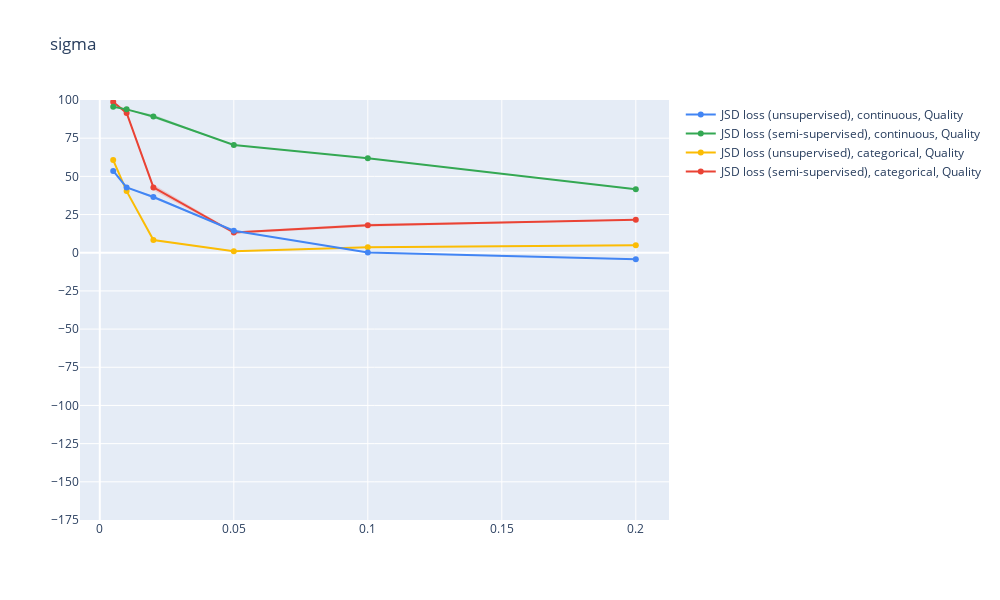
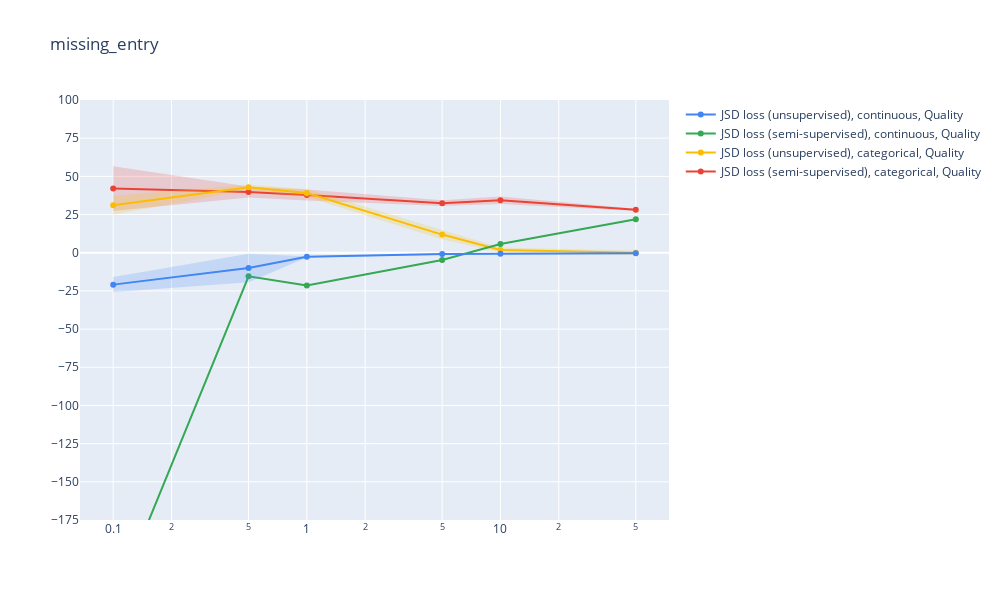
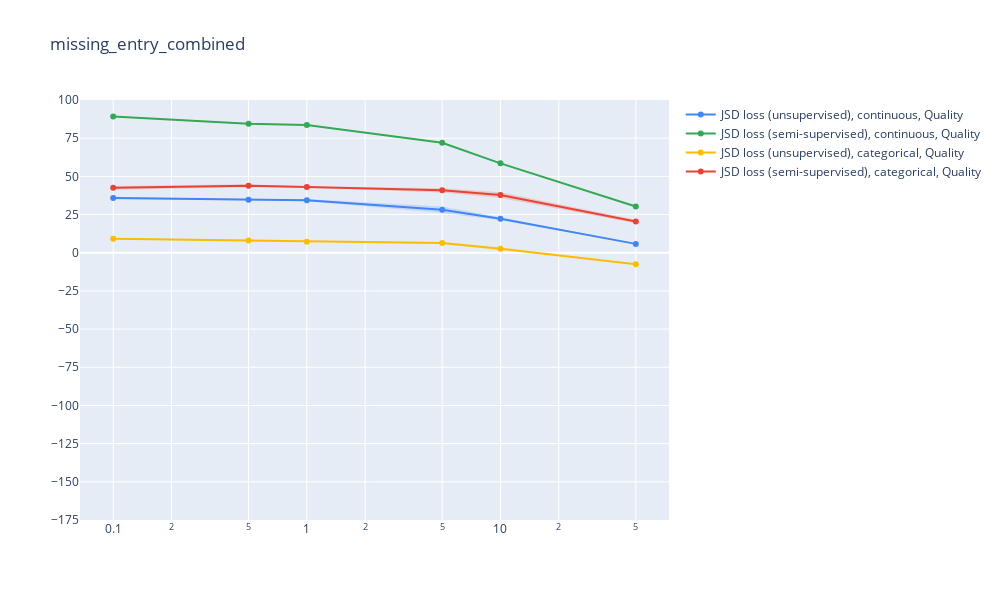
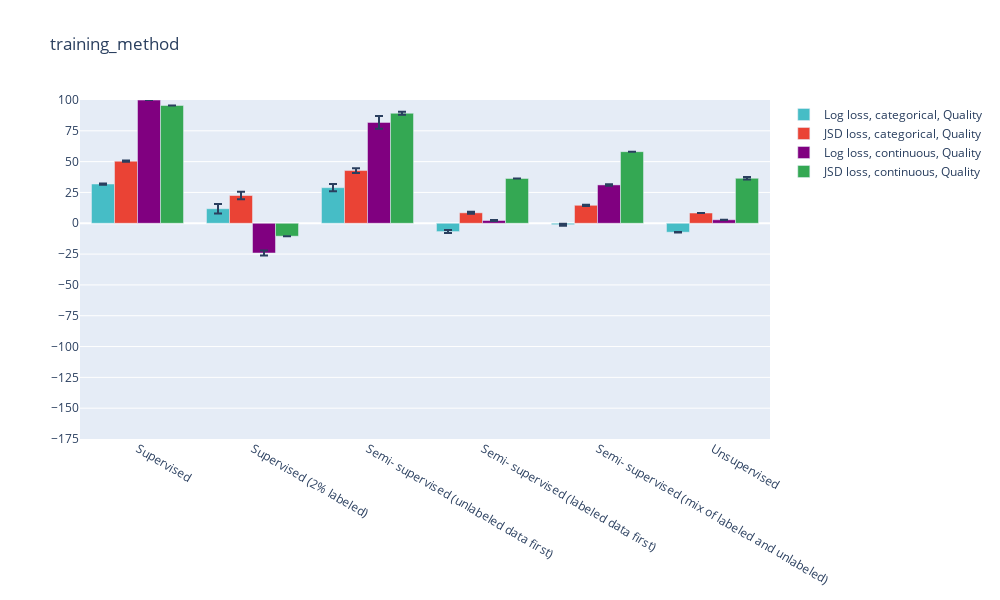

The code cell stored with these charts, in order, in its notebook:
### Code cell
for i in range(len(parameters)):
    param = parameters[i]

    if param == "labeled_data_percentage" or param=="training_method" or param=="sampling_density":
        excluded_config_strings=[]
    else:
        excluded_config_strings=CCE_strings
    plot_vals(i,None,USE_PLOTLY=True,excluded_config_strings=excluded_config_strings)

### Figure 1 — Plotly figure (JSON) as saved in the notebook; plotly's stock layout.template omitted (floating-point values rounded to 4 significant figures)
{"data": [{"line": {"color": "rgb(0.9176470588235293, 0.2627450980392158, 0.2078431372549021)"}, "marker": {"color": "rgb(0.9176470588235293, 0.2627450980392158, 0.2078431372549021)", "symbol": "circle"}, "mode": "lines+markers", "name": "JSD loss (semi-supervised), categorical, Quality", "type": "scatter", "x": [0.005, 0.01, 0.02, 0.05, 0.1, 0.2], "y": [98.73, 91.53, 42.76, 13.2, 17.94, 21.56]}, {"line": {"width": 0}, "marker": {"color": "rgb(0.9176470588235293, 0.2627450980392158, 0.2078431372549021)"}, "mode": "lines", "name": "Upper bound", "showlegend": false, "type": "scatter", "x": [0.005, 0.01, 0.02, 0.05, 0.1, 0.2], "y": [98.86, 92.38, 44.66, 13.96, 18.92, 21.8]}, {"fill": "tonexty", "fillcolor": "rgba(0.9176470588235293, 0.2627450980392158, 0.2078431372549021, 0.2)", "line": {"width": 0}, "marker": {"color": "rgb(0.9176470588235293, 0.2627450980392158, 0.2078431372549021)"}, "mode": "lines", "name": "Lower bound", "showlegend": false, "type": "scatter", "x": [0.005, 0.01, 0.02, 0.05, 0.1, 0.2], "y": [98.59, 90.67, 40.86, 12.43, 16.95, 21.31]}, {"line": {"color": "rgb(0.984313725490196, 0.7372549019607844, 0.015686274509803977)"}, "marker": {"color": "rgb(0.984313725490196, 0.7372549019607844, 0.015686274509803977)", "symbol": "circle"}, "mode": "lines+markers", "name": "JSD loss (unsupervised), categorical, Quality", "type": "scatter", "x": [0.005, 0.01, 0.02, 0.05, 0.1, 0.2], "y": [60.64, 40.34, 8.319, 0.9933, 3.615, 4.906]}, {"line": {"width": 0}, "marker": {"color": "rgb(0.984313725490196, 0.7372549019607844, 0.015686274509803977)"}, "mode": "lines", "name": "Upper bound", "showlegend": false, "type": "scatter", "x": [0.005, 0.01, 0.02, 0.05, 0.1, 0.2], "y": [61.64, 40.53, 8.354, 1.026, 3.932, 5.11]}, {"fill": "tonexty", "fillcolor": "rgba(0.984313725490196, 0.7372549019607844, 0.015686274509803977, 0.2)", "line": {"width": 0}, "marker": {"color": "rgb(0.984313725490196, 0.7372549019607844, 0.015686274509803977)"}, "mode": "lines", "name": "Lower bound", "showlegend": false, "type": "scatter", "x": [0.005, 0.01, 0.02, 0.05, 0.1, 0.2], "y": [59.64, 40.14, 8.284, 0.961, 3.299, 4.702]}, {"line": {"color": "rgb(0.20392156862745092, 0.6588235294117648, 0.3254901960784313)"}, "marker": {"color": "rgb(0.20392156862745092, 0.6588235294117648, 0.3254901960784313)", "symbol": "circle"}, "mode": "lines+markers", "name": "JSD loss (semi-supervised), continuous, Quality", "type": "scatter", "x": [0.005, 0.01, 0.02, 0.05, 0.1, 0.2], "y": [95.55, 93.87, 89.24, 70.56, 61.87, 41.57]}, {"line": {"width": 0}, "marker": {"color": "rgb(0.20392156862745092, 0.6588235294117648, 0.3254901960784313)"}, "mode": "lines", "name": "Upper bound", "showlegend": false, "type": "scatter", "x": [0.005, 0.01, 0.02, 0.05, 0.1, 0.2], "y": [95.55, 93.87, 90.46, 70.56, 61.87, 41.57]}, {"fill": "tonexty", "fillcolor": "rgba(0.20392156862745092, 0.6588235294117648, 0.3254901960784313, 0.2)", "line": {"width": 0}, "marker": {"color": "rgb(0.20392156862745092, 0.6588235294117648, 0.3254901960784313)"}, "mode": "lines", "name": "Lower bound", "showlegend": false, "type": "scatter", "x": [0.005, 0.01, 0.02, 0.05, 0.1, 0.2], "y": [95.55, 93.87, 88.01, 70.56, 61.87, 41.57]}, {"line": {"color": "rgb(0.2588235294117648, 0.5215686274509804, 0.9568627450980393)"}, "marker": {"color": "rgb(0.2588235294117648, 0.5215686274509804, 0.9568627450980393)", "symbol": "circle"}, "mode": "lines+markers", "name": "JSD loss (unsupervised), continuous, Quality", "type": "scatter", "x": [0.005, 0.01, 0.02, 0.05, 0.1, 0.2], "y": [53.57, 42.77, 36.49, 14.39, 0.1568, -4.268]}, {"line": {"width": 0}, "marker": {"color": "rgb(0.2588235294117648, 0.5215686274509804, 0.9568627450980393)"}, "mode": "lines", "name": "Upper bound", "showlegend": false, "type": "scatter", "x": [0.005, 0.01, 0.02, 0.05, 0.1, 0.2], "y": [53.57, 42.77, 37.48, 14.39, 0.1568, -4.268]}, {"fill": "tonexty", "fillcolor": "rgba(0.2588235294117648, 0.5215686274509804, 0.9568627450980393, 0.2)", "line": {"width": 0}, "marker": {"color": "rgb(0.2588235294117648, 0.5215686274509804, 0.9568627450980393)"}, "mode": "lines", "name": "Lower bound", "showlegend": false, "type": "scatter", "x": [0.005, 0.01, 0.02, 0.05, 0.1, 0.2], "y": [53.57, 42.77, 35.49, 14.39, 0.1568, -4.268]}], "layout": {"height": 600, "title": {"text": "sigma"}, "width": 1000, "yaxis": {"dtick": 25, "range": [-175, 100], "tick0": 0}}}

### Figure 2 — Plotly figure (JSON) as saved in the notebook; plotly's stock layout.template omitted (floating-point values rounded to 4 significant figures)
{"data": [{"line": {"color": "rgb(0.9176470588235293, 0.2627450980392158, 0.2078431372549021)"}, "marker": {"color": "rgb(0.9176470588235293, 0.2627450980392158, 0.2078431372549021)", "symbol": "circle"}, "mode": "lines+markers", "name": "JSD loss (semi-supervised), categorical, Quality", "type": "scatter", "x": [0.1, 0.5, 1, 5, 10, 50], "y": [42.01, 39.75, 37.76, 32.45, 34.3, 28.06]}, {"line": {"width": 0}, "marker": {"color": "rgb(0.9176470588235293, 0.2627450980392158, 0.2078431372549021)"}, "mode": "lines", "name": "Upper bound", "showlegend": false, "type": "scatter", "x": [0.1, 0.5, 1, 5, 10, 50], "y": [56.69, 43.39, 41.34, 34.3, 36.75, 28.81]}, {"fill": "tonexty", "fillcolor": "rgba(0.9176470588235293, 0.2627450980392158, 0.2078431372549021, 0.2)", "line": {"width": 0}, "marker": {"color": "rgb(0.9176470588235293, 0.2627450980392158, 0.2078431372549021)"}, "mode": "lines", "name": "Lower bound", "showlegend": false, "type": "scatter", "x": [0.1, 0.5, 1, 5, 10, 50], "y": [27.33, 36.1, 34.18, 30.6, 31.85, 27.31]}, {"line": {"color": "rgb(0.984313725490196, 0.7372549019607844, 0.015686274509803977)"}, "marker": {"color": "rgb(0.984313725490196, 0.7372549019607844, 0.015686274509803977)", "symbol": "circle"}, "mode": "lines+markers", "name": "JSD loss (unsupervised), categorical, Quality", "type": "scatter", "x": [0.1, 0.5, 1, 5, 10, 50], "y": [31.14, 42.84, 39.12, 11.87, 1.777, -0.01523]}, {"line": {"width": 0}, "marker": {"color": "rgb(0.984313725490196, 0.7372549019607844, 0.015686274509803977)"}, "mode": "lines", "name": "Upper bound", "showlegend": false, "type": "scatter", "x": [0.1, 0.5, 1, 5, 10, 50], "y": [37.36, 44.46, 41.7, 15.17, 3.356, 1.523]}, {"fill": "tonexty", "fillcolor": "rgba(0.984313725490196, 0.7372549019607844, 0.015686274509803977, 0.2)", "line": {"width": 0}, "marker": {"color": "rgb(0.984313725490196, 0.7372549019607844, 0.015686274509803977)"}, "mode": "lines", "name": "Lower bound", "showlegend": false, "type": "scatter", "x": [0.1, 0.5, 1, 5, 10, 50], "y": [24.91, 41.22, 36.54, 8.583, 0.1974, -1.553]}, {"line": {"color": "rgb(0.20392156862745092, 0.6588235294117648, 0.3254901960784313)"}, "marker": {"color": "rgb(0.20392156862745092, 0.6588235294117648, 0.3254901960784313)", "symbol": "circle"}, "mode": "lines+markers", "name": "JSD loss (semi-supervised), continuous, Quality", "type": "scatter", "x": [0.1, 0.5, 1, 5, 10, 50], "y": [-232.4, -15.43, -21.45, -4.738, 5.704, 21.9]}, {"line": {"width": 0}, "marker": {"color": "rgb(0.20392156862745092, 0.6588235294117648, 0.3254901960784313)"}, "mode": "lines", "name": "Upper bound", "showlegend": false, "type": "scatter", "x": [0.1, 0.5, 1, 5, 10, 50], "y": [-232.4, -15.43, -21.45, -4.738, 5.704, 21.9]}, {"fill": "tonexty", "fillcolor": "rgba(0.20392156862745092, 0.6588235294117648, 0.3254901960784313, 0.2)", "line": {"width": 0}, "marker": {"color": "rgb(0.20392156862745092, 0.6588235294117648, 0.3254901960784313)"}, "mode": "lines", "name": "Lower bound", "showlegend": false, "type": "scatter", "x": [0.1, 0.5, 1, 5, 10, 50], "y": [-232.4, -15.43, -21.45, -4.738, 5.704, 21.9]}, {"line": {"color": "rgb(0.2588235294117648, 0.5215686274509804, 0.9568627450980393)"}, "marker": {"color": "rgb(0.2588235294117648, 0.5215686274509804, 0.9568627450980393)", "symbol": "circle"}, "mode": "lines+markers", "name": "JSD loss (unsupervised), continuous, Quality", "type": "scatter", "x": [0.1, 0.5, 1, 5, 10, 50], "y": [-20.89, -9.993, -2.657, -0.9027, -0.6502, -0.4174]}, {"line": {"width": 0}, "marker": {"color": "rgb(0.2588235294117648, 0.5215686274509804, 0.9568627450980393)"}, "mode": "lines", "name": "Upper bound", "showlegend": false, "type": "scatter", "x": [0.1, 0.5, 1, 5, 10, 50], "y": [-15.88, -0.6256, -2.25, -0.4296, -0.511, -0.3535]}, {"fill": "tonexty", "fillcolor": "rgba(0.2588235294117648, 0.5215686274509804, 0.9568627450980393, 0.2)", "line": {"width": 0}, "marker": {"color": "rgb(0.2588235294117648, 0.5215686274509804, 0.9568627450980393)"}, "mode": "lines", "name": "Lower bound", "showlegend": false, "type": "scatter", "x": [0.1, 0.5, 1, 5, 10, 50], "y": [-25.9, -19.36, -3.063, -1.376, -0.7894, -0.4814]}], "layout": {"height": 600, "title": {"text": "missing_entry"}, "width": 1000, "xaxis": {"type": "log"}, "yaxis": {"dtick": 25, "range": [-175, 100], "tick0": 0}}}

### Figure 3 — Plotly figure (JSON) as saved in the notebook; plotly's stock layout.template omitted (floating-point values rounded to 4 significant figures)
{"data": [{"line": {"color": "rgb(0.9176470588235293, 0.2627450980392158, 0.2078431372549021)"}, "marker": {"color": "rgb(0.9176470588235293, 0.2627450980392158, 0.2078431372549021)", "symbol": "circle"}, "mode": "lines+markers", "name": "JSD loss (semi-supervised), categorical, Quality", "type": "scatter", "x": [0.1, 0.5, 1, 5, 10, 50], "y": [42.49, 43.85, 43.06, 40.84, 37.73, 20.49]}, {"line": {"width": 0}, "marker": {"color": "rgb(0.9176470588235293, 0.2627450980392158, 0.2078431372549021)"}, "mode": "lines", "name": "Upper bound", "showlegend": false, "type": "scatter", "x": [0.1, 0.5, 1, 5, 10, 50], "y": [43.68, 44.81, 43.5, 42.17, 39.6, 21.67]}, {"fill": "tonexty", "fillcolor": "rgba(0.9176470588235293, 0.2627450980392158, 0.2078431372549021, 0.2)", "line": {"width": 0}, "marker": {"color": "rgb(0.9176470588235293, 0.2627450980392158, 0.2078431372549021)"}, "mode": "lines", "name": "Lower bound", "showlegend": false, "type": "scatter", "x": [0.1, 0.5, 1, 5, 10, 50], "y": [41.31, 42.88, 42.63, 39.5, 35.85, 19.31]}, {"line": {"color": "rgb(0.984313725490196, 0.7372549019607844, 0.015686274509803977)"}, "marker": {"color": "rgb(0.984313725490196, 0.7372549019607844, 0.015686274509803977)", "symbol": "circle"}, "mode": "lines+markers", "name": "JSD loss (unsupervised), categorical, Quality", "type": "scatter", "x": [0.1, 0.5, 1, 5, 10, 50], "y": [9.192, 7.985, 7.117, 6.371, 2.649, -7.559]}, {"line": {"width": 0}, "marker": {"color": "rgb(0.984313725490196, 0.7372549019607844, 0.015686274509803977)"}, "mode": "lines", "name": "Upper bound", "showlegend": false, "type": "scatter", "x": [0.1, 0.5, 1, 5, 10, 50], "y": [9.411, 8.833, 7.245, 6.996, 3.679, -7.532]}, {"fill": "tonexty", "fillcolor": "rgba(0.984313725490196, 0.7372549019607844, 0.015686274509803977, 0.2)", "line": {"width": 0}, "marker": {"color": "rgb(0.984313725490196, 0.7372549019607844, 0.015686274509803977)"}, "mode": "lines", "name": "Lower bound", "showlegend": false, "type": "scatter", "x": [0.1, 0.5, 1, 5, 10, 50], "y": [8.974, 7.137, 6.989, 5.747, 1.618, -7.586]}, {"line": {"color": "rgb(0.20392156862745092, 0.6588235294117648, 0.3254901960784313)"}, "marker": {"color": "rgb(0.20392156862745092, 0.6588235294117648, 0.3254901960784313)", "symbol": "circle"}, "mode": "lines+markers", "name": "JSD loss (semi-supervised), continuous, Quality", "type": "scatter", "x": [0.1, 0.5, 1, 5, 10, 50], "y": [89.23, 84.46, 83.64, 72.02, 58.52, 30.22]}, {"line": {"width": 0}, "marker": {"color": "rgb(0.20392156862745092, 0.6588235294117648, 0.3254901960784313)"}, "mode": "lines", "name": "Upper bound", "showlegend": false, "type": "scatter", "x": [0.1, 0.5, 1, 5, 10, 50], "y": [89.23, 84.46, 83.64, 72.02, 58.52, 30.22]}, {"fill": "tonexty", "fillcolor": "rgba(0.20392156862745092, 0.6588235294117648, 0.3254901960784313, 0.2)", "line": {"width": 0}, "marker": {"color": "rgb(0.20392156862745092, 0.6588235294117648, 0.3254901960784313)"}, "mode": "lines", "name": "Lower bound", "showlegend": false, "type": "scatter", "x": [0.1, 0.5, 1, 5, 10, 50], "y": [89.23, 84.46, 83.64, 72.02, 58.52, 30.22]}, {"line": {"color": "rgb(0.2588235294117648, 0.5215686274509804, 0.9568627450980393)"}, "marker": {"color": "rgb(0.2588235294117648, 0.5215686274509804, 0.9568627450980393)", "symbol": "circle"}, "mode": "lines+markers", "name": "JSD loss (unsupervised), continuous, Quality", "type": "scatter", "x": [0.1, 0.5, 1, 5, 10, 50], "y": [35.85, 34.72, 34.41, 28.12, 22.23, 5.786]}, {"line": {"width": 0}, "marker": {"color": "rgb(0.2588235294117648, 0.5215686274509804, 0.9568627450980393)"}, "mode": "lines", "name": "Upper bound", "showlegend": false, "type": "scatter", "x": [0.1, 0.5, 1, 5, 10, 50], "y": [36.58, 35.1, 35.16, 30.25, 23.2, 5.909]}, {"fill": "tonexty", "fillcolor": "rgba(0.2588235294117648, 0.5215686274509804, 0.9568627450980393, 0.2)", "line": {"width": 0}, "marker": {"color": "rgb(0.2588235294117648, 0.5215686274509804, 0.9568627450980393)"}, "mode": "lines", "name": "Lower bound", "showlegend": false, "type": "scatter", "x": [0.1, 0.5, 1, 5, 10, 50], "y": [35.13, 34.35, 33.65, 25.99, 21.27, 5.663]}], "layout": {"height": 600, "title": {"text": "missing_entry_combined"}, "width": 1000, "xaxis": {"type": "log"}, "yaxis": {"dtick": 25, "range": [-175, 100], "tick0": 0}}}

### Figure 4 — Plotly figure (JSON) as saved in the notebook; plotly's stock layout.template omitted (floating-point values rounded to 4 significant figures)
{"data": [{"error_y": {"array": [0.5027, 3.929, 2.937, 1.19, 0.8065, 0.2344]}, "marker": {"color": "rgb(0.27450980392156876, 0.7411764705882351, 0.776470588235294)"}, "name": "Log loss, categorical, Quality", "type": "bar", "x": ["Supervised", "Supervised\n(2% labeled)", "Semi-\nsupervised\n(unlabeled\ndata first)", "Semi-\nsupervised\n(labeled\ndata first)", "Semi-\nsupervised\n(mix of\nlabeled and\nunlabeled)", "Unsupervised"], "y": [31.85, 11.8, 28.86, -6.743, -1.129, -7.232]}, {"error_y": {"array": [0.5211, 3.026, 1.9, 0.8112, 0.5293, 0.03467]}, "marker": {"color": "rgb(0.9176470588235293, 0.2627450980392158, 0.2078431372549021)"}, "name": "JSD loss, categorical, Quality", "type": "bar", "x": ["Supervised", "Supervised\n(2% labeled)", "Semi-\nsupervised\n(unlabeled\ndata first)", "Semi-\nsupervised\n(labeled\ndata first)", "Semi-\nsupervised\n(mix of\nlabeled and\nunlabeled)", "Unsupervised"], "y": [50.35, 22.51, 42.76, 8.476, 14.59, 8.319]}, {"error_y": {"array": [0.01386, 1.972, 5.21, 0.3897, 0.6141, 0.1005]}, "marker": {"color": "rgb(0.5019607843137255, 0.0, 0.5019607843137254)"}, "name": "Log loss, continuous, Quality", "type": "bar", "x": ["Supervised", "Supervised\n(2% labeled)", "Semi-\nsupervised\n(unlabeled\ndata first)", "Semi-\nsupervised\n(labeled\ndata first)", "Semi-\nsupervised\n(mix of\nlabeled and\nunlabeled)", "Unsupervised"], "y": [99.96, -24.12, 81.84, 2.237, 31.11, 2.832]}, {"error_y": {"array": [0, 0, 1.223, 0, 0, 0.9904]}, "marker": {"color": "rgb(0.20392156862745092, 0.6588235294117648, 0.3254901960784313)"}, "name": "JSD loss, continuous, Quality", "type": "bar", "x": ["Supervised", "Supervised\n(2% labeled)", "Semi-\nsupervised\n(unlabeled\ndata first)", "Semi-\nsupervised\n(labeled\ndata first)", "Semi-\nsupervised\n(mix of\nlabeled and\nunlabeled)", "Unsupervised"], "y": [95.55, -10.48, 89.24, 36.38, 58.09, 36.49]}], "layout": {"height": 600, "title": {"text": "training_method"}, "width": 1000, "yaxis": {"dtick": 25, "range": [-175, 100], "tick0": 0}}}
